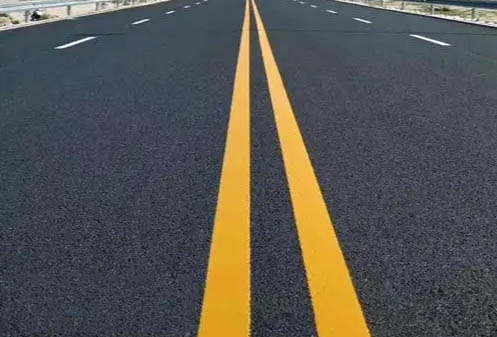
#> input picture pictures/roadline.png, 497 x 337 px
$ python houghtransform.py
#> lines starting #> are read from the running program, lines starting #| are printed output that depends on the picture; after the words box and inside, x2 and y2 are one past the last pixel; in counts of white or black regions, pixels touching at a corner belong together
import cv2
import matplotlib.pyplot as plt
import numpy as np

def roi_mask(img):
    h, w = img.shape

    pts = np.array([[
        (0, h), #bottom left
        (w, h), #bottom right
        (int(w*0.6), int(h*0.4)), #top right
        (int(w*0.4), int(h*0.4)) #top left
    ]], dtype=np.int32)

    mask = np.zeros_like(img)
    cv2.fillPoly(mask, pts, 255)
    return cv2.bitwise_and(img, mask)


def HoughTransform():
    imgcolor = cv2.imread('pictures/roadline.png')
#> imgcolor is the input picture: shape (337, 497, 3); mean B, G, R 81.5, 84.9, 85.9
    imgcolor = cv2.cvtColor(imgcolor, cv2.COLOR_BGR2RGB)
    img = cv2.cvtColor(imgcolor, cv2.COLOR_RGB2GRAY)
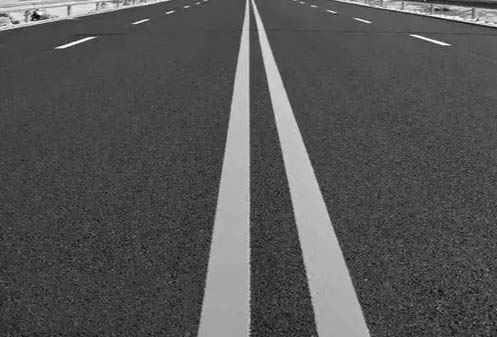
#> img: shape (337, 497); min 2, max 254, mean 84.8
    imgblur = cv2.GaussianBlur(img, (11, 11), 0)
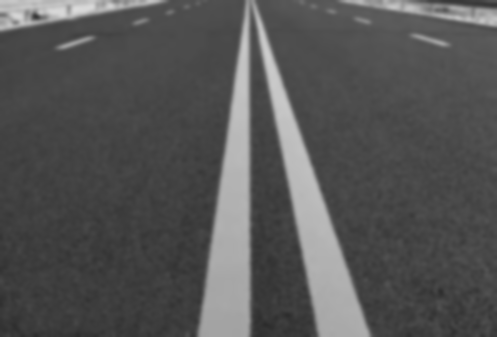
#> imgblur: shape (337, 497); min 43, max 219, mean 84.8
    imgcanny = cv2.Canny(imgblur, 100, 150)
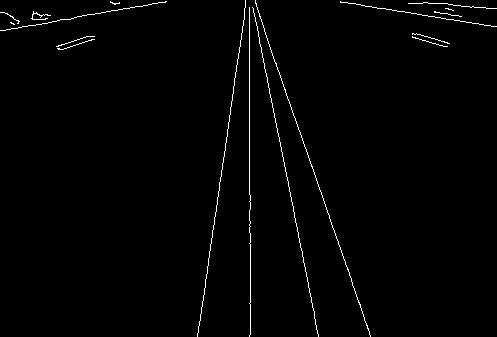
#> imgcanny: shape (337, 497); 1.2% white in thin lines or dots
    imgroi = roi_mask(imgcanny)
#> in roi_mask, `cv2.fillPoly(mask, pts, 255)`:
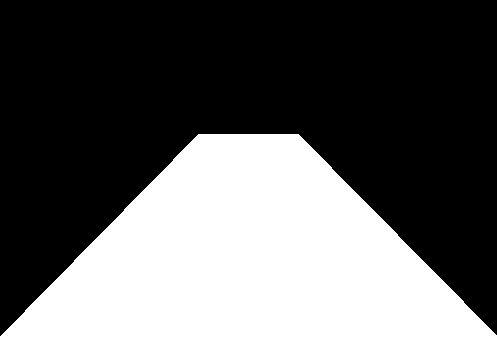
#> mask: shape (337, 497); 36.3% white; 1 white region, box (x1, y1, x2, y2) and area: (0, 134, 497, 337) 60796
#> in roi_mask, `return cv2.bitwise_and(img, mask)`:
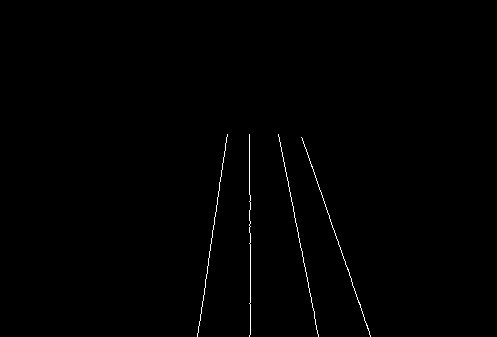
#> returned value: shape (337, 497); 0.49% white in thin lines or dots, all inside (x1, y1, x2, y2) = (197, 134, 371, 337)

    plt.subplot(151)
    plt.imshow(img, cmap='gray')

    plt.subplot(152)
    plt.imshow(imgblur, cmap='gray')

    plt.subplot(153)
    plt.imshow(imgcanny, cmap='gray')

    plt.subplot(154)
    plt.imshow(imgroi, cmap='gray')

    distResol = 1
    angleResol = np.pi/180

    lines = cv2.HoughLines(imgroi, distResol, angleResol, 125)
#> lines = [[-248, 2.95]]

    k = 3000

    if lines is not None:

        for curLine in lines:
            rho, theta = curLine[0]
            dhat = np.array([[np.cos(theta)], [np.sin(theta)]])
            d = rho*dhat
            lhat = np.array([[-np.sin(theta)], [np.cos(theta)]])

            p1 = d + k*lhat
            p2 = d - k*lhat
            p1 = p1.astype(int)
            p2 = p2.astype(int)

            cv2.line(imgcolor, (p1[0][0], p1[1][0]), (p2[0][0], p2[1][0]), (0, 255, 0), 10)
#> this loop made 1 pass
#> (rho, theta, dhat, d, lhat, p1, p2) on pass 1: (-248, 2.95, [-0.982, 0.191], [243.4, -47.32], [-0.191, -0.982], [-328, -2992], [815, 2897])
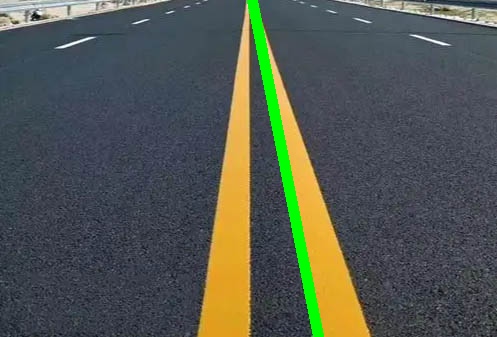
#> imgcolor: shape (337, 497, 3); mean R, G, B 82.4, 87.8, 79.7

    else:
        print("Lower threshold")

    plt.subplot(155)
    plt.imshow(imgcolor)

    plt.show()
    cv2.imwrite("results/HoughTransformResult.png", cv2.cvtColor(imgcolor, cv2.COLOR_RGB2BGR))


if __name__ == '__main__':
    HoughTransform()
